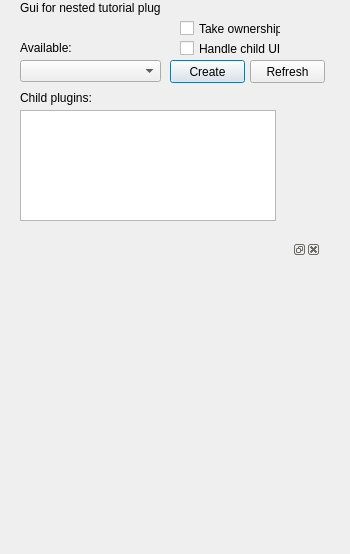
<?xml version="1.0" encoding="UTF-8"?>
<ui version="4.0">
 <class>TutorialDialog</class>
 <widget class="QDialog" name="TutorialDialog">
  <property name="geometry">
   <rect>
    <x>0</x>
    <y>0</y>
    <width>350</width>
    <height>554</height>
   </rect>
  </property>
  <property name="windowTitle">
   <string>Dialog</string>
  </property>
  <widget class="QLabel" name="label">
   <property name="geometry">
    <rect>
     <x>20</x>
     <y>0</y>
     <width>141</width>
     <height>16</height>
    </rect>
   </property>
   <property name="text">
    <string>Gui for nested tutorial plugin</string>
   </property>
  </widget>
  <widget class="QDockWidget" name="dockWidget">
   <property name="geometry">
    <rect>
     <x>20</x>
     <y>240</y>
     <width>301</width>
     <height>201</height>
    </rect>
   </property>
   <widget class="QWidget" name="dockWidgetContents"/>
  </widget>
  <widget class="QLabel" name="label_2">
   <property name="geometry">
    <rect>
     <x>20</x>
     <y>90</y>
     <width>71</width>
     <height>16</height>
    </rect>
   </property>
   <property name="text">
    <string>Child plugins:</string>
   </property>
  </widget>
  <widget class="QListView" name="listView">
   <property name="geometry">
    <rect>
     <x>20</x>
     <y>110</y>
     <width>256</width>
     <height>111</height>
    </rect>
   </property>
  </widget>
  <widget class="QComboBox" name="comboBox">
   <property name="geometry">
    <rect>
     <x>20</x>
     <y>60</y>
     <width>141</width>
     <height>22</height>
    </rect>
   </property>
  </widget>
  <widget class="QLabel" name="label_3">
   <property name="geometry">
    <rect>
     <x>20</x>
     <y>40</y>
     <width>71</width>
     <height>16</height>
    </rect>
   </property>
   <property name="text">
    <string>Available:</string>
   </property>
  </widget>
  <widget class="QPushButton" name="create">
   <property name="geometry">
    <rect>
     <x>170</x>
     <y>60</y>
     <width>75</width>
     <height>23</height>
    </rect>
   </property>
   <property name="text">
    <string>Create</string>
   </property>
  </widget>
  <widget class="QPushButton" name="refresh">
   <property name="geometry">
    <rect>
     <x>250</x>
     <y>60</y>
     <width>75</width>
     <height>23</height>
    </rect>
   </property>
   <property name="text">
    <string>Refresh</string>
   </property>
  </widget>
  <widget class="QCheckBox" name="ownershipBox">
   <property name="geometry">
    <rect>
     <x>180</x>
     <y>20</y>
     <width>101</width>
     <height>17</height>
    </rect>
   </property>
   <property name="text">
    <string>Take ownership</string>
   </property>
  </widget>
  <widget class="QCheckBox" name="childUIBox">
   <property name="geometry">
    <rect>
     <x>180</x>
     <y>40</y>
     <width>101</width>
     <height>17</height>
    </rect>
   </property>
   <property name="text">
    <string>Handle child UIs</string>
   </property>
  </widget>
 </widget>
 <resources/>
 <connections/>
</ui>
